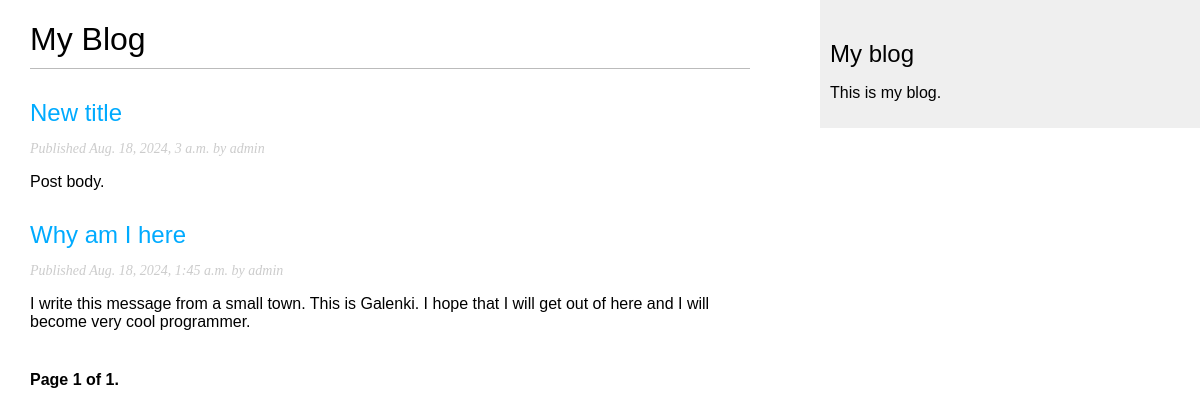
/blog/, run on an earlier commit of the app's database.
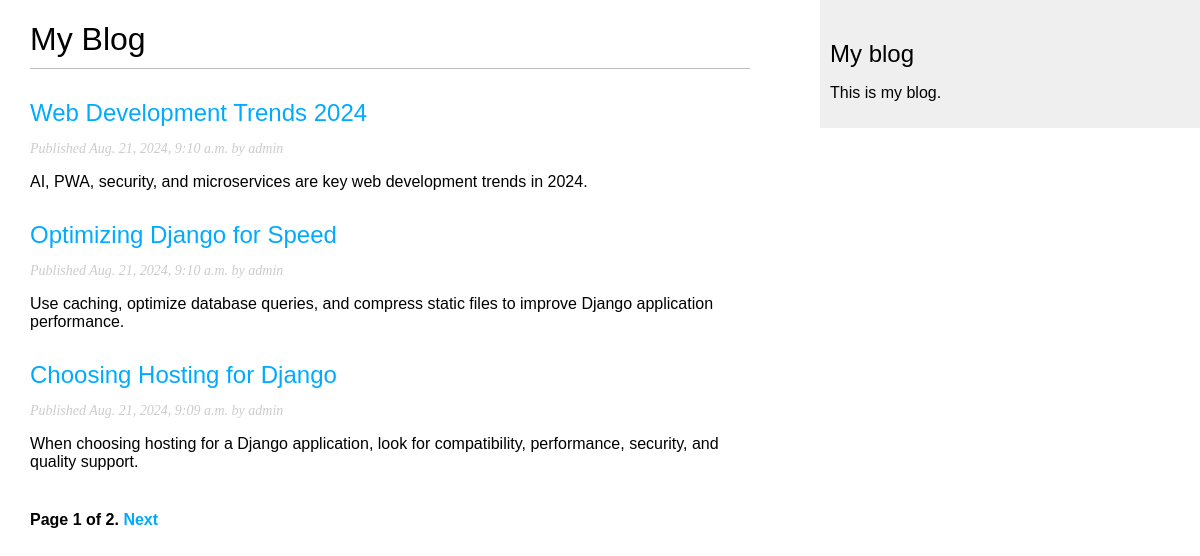
And on a later commit of the database.
### blog/models.py (models this page shows, shortened)
class Post(models.Model):
    class Status(models.TextChoices):
        DRAFT = 'DF', 'Draft'
        PUBLISHED = 'PB', 'Published'
    title = models.CharField(max_length=250)
    slug = models.SlugField(max_length=250,
                            unique_for_date='publish')
    author = models.ForeignKey(User,
                               on_delete=models.CASCADE,
                               related_name='blog_post')
    body = models.TextField()
    publish = models.DateTimeField(default=timezone.now)
    created = models.DateTimeField(auto_now_add=True)
    updated = models.DateTimeField(auto_now=True)
    status = models.CharField(max_length=2,
                               choices=Status.choices,
                               default=Status.DRAFT)
    objects = models.Manager()
    published = PublishedManager()
    class Meta:
        ordering = ['-publish']
        indexes = [
            models.Index(fields=['-publish'])
        ]
    def get_absolute_url(self):
        return reverse('blog:post_detail', args=[self.publish.year,
                                                 self.publish.month,
                                                 self.publish.day,
                                                 self.slug])

### blog/views.py (the view)
# urls.py: path('', views.post_list, name='post_list'),
def post_list(request):
    post_list = Post.published.all()
    paginator = Paginator(post_list, 3)
    page_number = request.GET.get('page', 1)
    posts = paginator.page(page_number)
    return render(request,
                   'blog/post/list.html',
                    {'posts': posts} )

### blog/models.py (called while the page is built)
    def get_queryset(self) -> models.QuerySet:
        return super().get_queryset().filter(status=Post.Status.PUBLISHED)

### blog/templates/blog/post/list.html (shortened to what this page needs)
{% extends "blog/base.html" %}
{% block content %}
    <h1>My Blog</h1>
    {% for post in posts %}
        <h2>
            <a href="{{post.get_absolute_url}}">
                {{post.title}}
            </a>
        </h2>
        <p class="date">
            Published {{ post.publish }} by {{ post.author }}
        </p>
        {{ post.body|truncatewords:30|linebreaks }}
    {% endfor %}
    {% include "pagination.html" with page=posts %}
{% endblock  %}

### blog/templates/blog/base.html (shortened to what this page needs)
{% load static %}
<!DOCTYPE html>
<html>
<head>
    <link href="{% static 'css/blog.css' %}" rel="stylesheet">
</head>
<body>
    <div id="content">
        {% block content %}
        {% endblock %}
    </div>
    <div id="sidebar">
        <h2>My blog</h2>
        <p>This is my blog.</p>
    </div>
</body>
</html>

### blog/templates/pagination.html (shortened to what this page needs)
<div class="pagination">
    <span class="step-links">
        <span class="current">
            Page {{ page.number }} of {{ page.paginator.num_pages }}.
        </span>
        {% if page.has_next %}
            <a href="?page={{ page.next_page_number }}">Next</a>
        {% endif %}
    </span>
</div>

### blog/static/css/blog.css (style rules this page uses)
body { margin:0; padding:0; font-family:helvetica, sans-serif; }
a { color:#00abff; text-decoration:none; }
h1 { font-weight:normal; border-bottom:1px solid #bbb; padding:0 0 10px 0; }
h2 { font-weight:normal; margin:30px 0 0; }
#content { float:left; width:60%; padding:0 0 0 30px; }
#sidebar { float:right; width:30%; padding:10px; background:#efefef; height:100%; }
p.date { color:#ccc; font-family: georgia, serif; font-size: 14px; font-style: italic; }
.pagination { margin:40px 0; font-weight:bold; }

What changed in the data, as far as the page shows it:
removed Post: title "New title", publish "Aug. 18, 2024, 3 a.m.", author "admin", body "Post body."
removed Post: title "Why am I here", publish "Aug. 18, 2024, 1:45 a.m.", author "admin", body "I write this message from a small town. This is Galenki. I hope that I will get out of here and I will become very cool programmer."
added Post: title "Web Development Trends 2024", publish "Aug. 21, 2024, 9:10 a.m.", author "admin", body "AI, PWA, security, and microservices are key web development trends in 2024."
added Post: title "Optimizing Django for Speed", publish "Aug. 21, 2024, 9:10 a.m.", author "admin", body "Use caching, optimize database queries, and compress static files to improve Django application performance."
added Post: title "Choosing Hosting for Django", publish "Aug. 21, 2024, 9:09 a.m.", author "admin", body "When choosing hosting for a Django application, look for compatibility, performance, security, and quality support."
Also different on the page:
{{ page.paginator.num_pages }}: "1" → "2"
text now shown: "Next"
